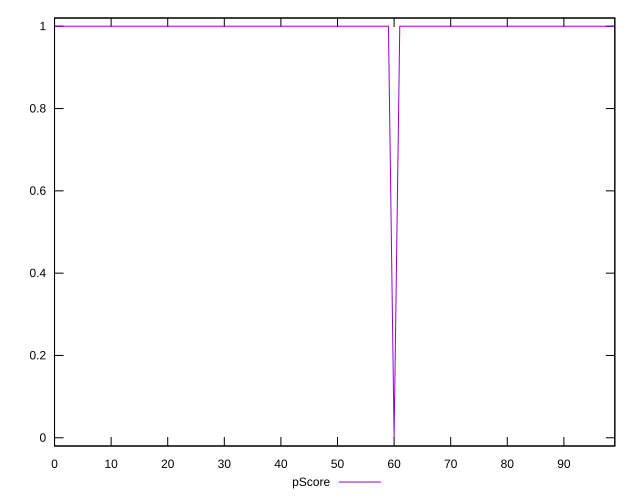

gnuplot code for this plot:
reset

$pScore <<EOF
0 1
1 1
2 1
3 1
4 1
5 1
6 1
7 1
8 1
9 1
10 1
11 1
12 1
13 1
14 1
15 1
16 1
17 1
18 1
19 1
20 1
21 1
22 1
23 1
24 1
25 1
26 1
27 1
28 1
29 1
30 1
31 1
32 1
33 1
34 1
35 1
36 1
37 1
38 1
39 1
40 1
41 1
42 1
43 1
44 1
45 1
46 1
47 1
48 1
49 1
50 1
51 1
52 1
53 1
54 1
55 1
56 1
57 1
58 1
59 1
60 0
61 1
62 1
63 1
64 1
65 1
66 1
67 1
68 1
69 1
70 1
71 1
72 1
73 1
74 1
75 1
76 1
77 1
78 1
79 1
80 1
81 1
82 1
83 1
84 1
85 1
86 1
87 1
88 1
89 1
90 1
91 1
92 1
93 1
94 1
95 1
96 1
97 1
98 1
99 1
EOF

set key outside below
set xrange [0:99]
set yrange [-0.02:1.02]
set trange [-0.02:1.02]
set terminal svg size 640, 500 enhanced background rgb 'white'
set output "reprap/server-response-time/samples/pages+cached+noexternal/pScore/values.svg"

plot $pScore title "pScore" with line

reset
